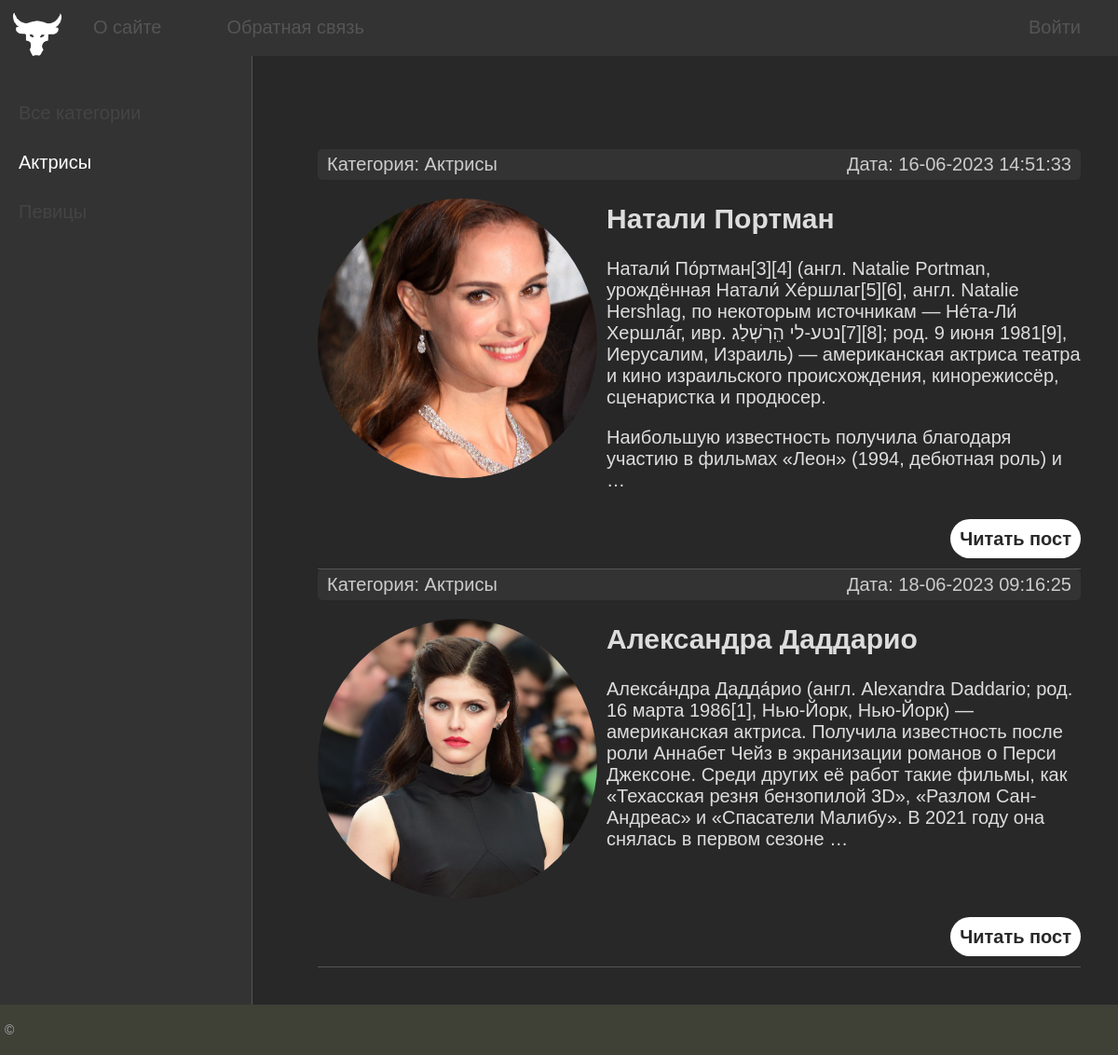
Screenshot of /category/aktrisy with the database file from the repository.
### women/models.py (models this page shows, shortened)
class Category(models.Model):
    name = models.CharField(max_length=100,db_index=True, verbose_name='Категория')
    slug = models.SlugField(max_length=255, unique=True,db_index=True,verbose_name='URL')
    def __str__(self):
        return self.name
    def get_absolute_url(self):
        return reverse('category', kwargs={'cat_slug':self.slug})
    class Meta:
        verbose_name='Категории'
        verbose_name_plural= 'Категории'
        ordering = ['name', 'id']

class Women(models.Model):
    title = models.CharField(max_length=256, verbose_name='Заголовок')
    slug = models.SlugField(max_length=255, unique=True,db_index=True,verbose_name='URL')
    content = models.TextField(blank=True, verbose_name='Текст статьи')
    photo = models.ImageField(upload_to="photos/%Y/%m/%d/", verbose_name='Фото')
    time_create = models.DateTimeField(auto_now_add=True, verbose_name='Дата создания')
    time_update = models.DateTimeField(auto_now= True, verbose_name='Дата изменения')
    is_published = models.BooleanField(default= True, verbose_name='Публикация')
    cat = models.ForeignKey('Category', on_delete=models.PROTECT, null=True, verbose_name='Категория')
    def get_absolute_url(self):
        return reverse('post', kwargs={'post_slug':self.slug})
    class Meta:
        verbose_name='Известные женщины'
        verbose_name_plural= 'Известные женщины'
        ordering = ['time_create', 'title']

### women/views.py (the view)
# urls.py: path('category/<slug:cat_slug>', ShowCategory.as_view(),name='category')
class ShowCategory(DataMixin,ListView):
    model =Women
    template_name = 'women/index.html'
    context_object_name = 'posts'
    allow_empty = False
    def get_queryset(self) :
        return Women.objects.filter(cat__slug=self.kwargs['cat_slug'], is_published=True)
    def get_context_data(self,*, object_list=None, **kwargs) :
        context = super().get_context_data(**kwargs)
        c_def = self.get_user_context(title='Категория - '+ str(context['posts'][0].cat), cat_selected =context['posts'][0].cat_id )
        return dict(list(context.items())+list(c_def.items()))

### women/utils.py (called while the page is built)
    def get_user_context(self, **kwargs):
        context = kwargs
        cats = Category.objects.annotate(Count('women'))
        user_menu = menu.copy()
        if not self.request.user.is_authenticated:
            user_menu.pop(1)
        context['menu'] = user_menu
        context['cats'] = cats
        if 'cat_selected' not in context:
            context['cat_selected'] = 0
        return context

### women/templates/women/index.html (shortened to what this page needs)
{% extends 'women/base.html' %}
{% block content %}
<ul class="list-articles">
	{% for p in posts %}
		<li><div class="article-panel">
		<p class="first">Категория: {{p.cat}}</p>
		<p class="last">Дата: {{p.time_update|date:"d-m-Y H:i:s"}}</p>
		</div>
{% if p.photo %}
		<p><img class="img-article-left" src="{{p.photo.url}}" ></p>
{% endif %}
		<h2>{{p.title}}</h2>
	{% autoescape on %}
	{{p.content|linebreaks|truncatewords:50}}
	{% endautoescape %}
			<p class="link-read-post"><a href="{{ p.get_absolute_url }}">Читать пост</a></p>
			</li>
	{% endfor %}
</ul>
{% endblock %}

### women/templates/women/base.html (shortened to what this page needs)
{% load static %}
{% load women_tags %}
<!DOCTYPE html>
<html>
<head>
	<link type="text/css" href="{% static 'women/css/styles.css' %}" rel="stylesheet" />
</head>
<body>
<table class="table-page" border=0 cellpadding="0" cellspacing="0">
<tr><td valign=top>
{% block mainmenu %}
		<div class="header">
			<ul id="mainmenu" class="mainmenu">
			<li class="logo"><a href="{% url 'home' %}"><div class="logo"></div></a></li>
{% for m in menu %}
	{% if not forloop.last %}
			<li><a href="{% url m.url_name %}">{{m.title}}</a></li>
	{% else %}
			<li class="last"><a href="#">{{m.title}}</a></li>
	{% endif %}
{% endfor %}
			</ul>
		</div>
{% endblock mainmenu %}
<table class="table-content" border=0 cellpadding="0" cellspacing="0">
<tr>
	<td valign="top" class="left-chapters">
	<ul id="leftchapters">
		{% if cat_selected == 0 %}
			<li class="selected">Все категории</li>
		{% else %}
		<li><a href="{% url 'home' %}">Все категории</a></li>
		{% endif %}
		{% for c in cats %}
		{% if c.women__count > 0 %}
			{% if c.pk == cat_selected %}
				<li class="selected">{{ c.name }}</li>
			{% else %}
				<li><a href="{{ c.get_absolute_url }}">{{c.name}}</a></li>
			{% endif %}
		{% endif %}
		{% endfor %}
	</ul>
</td>
<td valign="top" class="content">
	<div class="content-text">
{% block content %}
{% endblock %}
	</div>
</td></tr></table>
</td></tr>
<tr><td valign=top>
	<div id="footer">
		<p>&copy; </p>
	</div>
</td></tr></table>
</body>
</html>

### women/static/women/css/styles.css (style rules this page uses)
html, body { font-family: 'Arial', sans-serif; margin: 0; padding: 0; height: 100%; width: 100%; color: #fff; background-color: #282828; }
a { color: #ccc; text-decoration: none; }
img { max-width: 600px; height: auto; border-radius: 50%; }
img.img-article-left { width: 300px; height: 300px; object-fit: cover; object-position: center; float: left; padding: 0 10px 10px 0; border-radius: 50%; }
p.link-read-post { text-align: right; }
p.link-read-post a { padding: 10px; min-width: 100px; background: #ffffff; border-radius: 25px; color: #282828; text-decoration: none; font-weight: 600; }
div.article-panel { background: #333; padding: 5px 10px; box-sizing: border-box; overflow: hidden; color: #ccc; border-radius: 5px; }
div.article-panel p.first { margin: 0; float: left; }
div.article-panel p.last { margin: 0; float: right; }
ul.list-articles { list-style: none; margin: 0; padding: 0; }
ul.list-articles li { border-bottom: 1px solid #555; }
.table-page { width: 100%; height: 100%; vertical-align: top; }
.table-page tr { height: 100%; }
.header { background: #333; height: 60px; }
.logo { background: url('../images/logo1.png') no-repeat 5px 10px; width: 70px; height: 60px; border-radius: 50%; background-size: 100% 100%; }
ul.mainmenu { list-style: none; margin: 0; padding: 0; height: 60px; color: #d22300; font-size: 20px; overflow: hidden; }
ul.mainmenu li { float: left; margin: 18px 40px 0 30px; }
ul.mainmenu li.logo { margin: 0; }
ul.mainmenu li.last { float: right; }
ul.mainmenu li a { color: #555; text-decoration: none; }
.table-content { width: 100%; min-height: 100%; height: 100%; }
.left-chapters { margin: 0; background: #333; border-right: 1px solid #555; min-height: 100%; }
.left-chapters ul { width: 230px; min-height: 100%; margin: 0; padding: 20px; list-style: none; font-size: 20px; }
.left-chapters ul li { margin: 30px 0; color: #999; }
.left-chapters ul li.selected { color: #ffffff; }
.left-chapters ul li a { color: #444; text-decoration: none; }
.content { padding: 40px; width: 100%; box-sizing: border-box; }
.content-text { margin: 60px 0 0 30px; color: #ddd; font-size: 20px; font-family: "Yandex Sans Display Light", sans-serif; }
#footer { box-sizing: border-box; background: #3F4137; padding: 5px; color: #aaa; font-size: 14px; font-family: Verdana, Geneva, Arial, Helvetica; text-align: left; overflow: hidden; }

### rows the page displays
Category: name "Актрисы"
Women: cat "Актрисы", time_update "16-06-2023 14:51:33", photo (picture), title "Натали Портман", content "Натали́ По́ртман[3][4] (англ. Natalie Portman, урождённая Натали́ Хе́ршлаг[5][6], англ. Natalie Hershlag, по некоторым источникам — Не́та-Ли́ Хершла́г, ивр. ‏נטע-לי הֵרְשְׁלַג‏‎[7][8]; род. 9 июня 1981[9], Иерусалим, Израиль) — американская актриса театра и кино израильского происхождения, кинорежиссёр, сценаристка и продюсер. Наибольшую известность получила благодаря участию в фильмах «Леон» (1994, дебютная роль) и …"
Women: cat "Актрисы", time_update "18-06-2023 09:16:25", photo (picture), title "Александра Даддарио", content "Алекса́ндра Дадда́рио (англ. Alexandra Daddario; род. 16 марта 1986[1], Нью-Йорк, Нью-Йорк) — американская актриса. Получила известность после роли Аннабет Чейз в экранизации романов о Перси Джексоне. Среди других её работ такие фильмы, как «Техасская резня бензопилой 3D», «Разлом Сан-Андреас» и «Спасатели Малибу». В 2021 году она снялась в первом сезоне …"

### other values shown
{{ m.title }} "О сайте" "Обратная связь"
{{ m.title }} "Войти"
